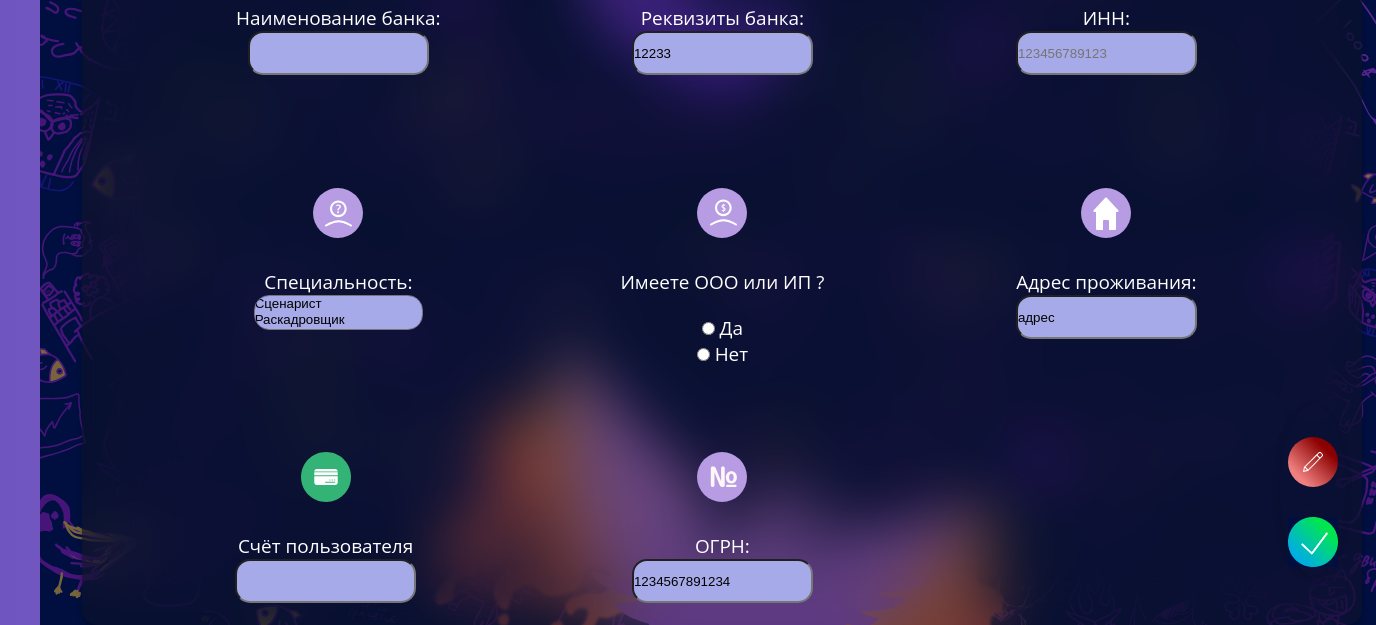
Before: /cabinet_tasks_changer/1/ (signed in, lower part) with the older database file.
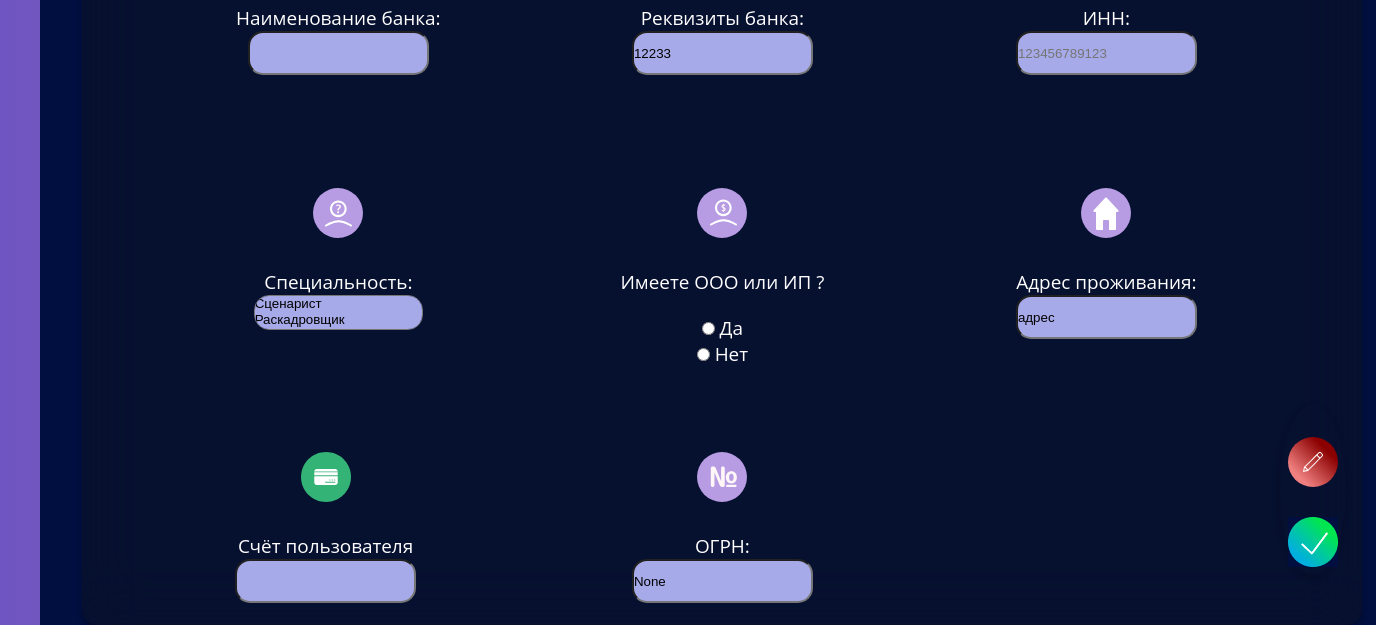
After: the same page with the newer database file.
### app/models.py (models this page shows)
class Users_Data(db.Model):
    __tablename__ = 'users_Data'
    id = db.Column(db.Integer, primary_key =True) #id
    idUser = db.Column(db.Integer, db.ForeignKey('users.id'),db.ForeignKey('massege.id_user'))  # id пользователя. Берёт из user
    name = db.Column(db.String(100), nullable=True) #ФИО
    nickname = db.Column(db.String(20), nullable=True) # прозвище
    link_vk = db.Column(db.String(50), nullable=True) # ссылка на вк
    birthDAy = db.Column(db.String(100), nullable=True)# Дата рождения
    passport = db.Column(db.String(100), nullable=True)# номер паспорта
    passportData = db.Column(db.String(100), nullable=True)# дата выдачи
    passportBy = db.Column(db.String(100), nullable=True)# кем выдан паспорт
    passportCod = db.Column(db.String(100), nullable=True)# код подразделения
    address = db.Column(db.Text, nullable=True)#Адрес проживания
    bankAccount = db.Column(db.Text, nullable=True)# Личный счёт пользователя
    inn = db.Column(db.String(12), nullable=True) # инн
    bank_details = db.Column(db.String(100), nullable=True) # реквизиты банка
    bankName = db.Column(db.String(100), nullable=True) # название банка
    phone_number = db.Column(db.String(11), nullable=True) # номер телефона
    tags = db.Column(db.Text, nullable=True),#специализация
    avatar = db.Column(db.String(100), nullable=True)#аватарка пользователя
    up_ooo = db.Column(db.Integer, nullable=True) # проверка ИП и ООО, 0 - нет, 1 - да
    ogrn = db.Column(db.String(13), nullable=True)#ОГРН Пользователя
    chekManager = db.Column(db.Integer, nullable=True) # посмотрел ли профиль менеджер. 0 - профиль не заполне, 1 - профиль на проверке у менеджера, 2 - профиль проверил менеджер

### app/views.py (the view, shortened to what this page needs)
@application.route('/cabinet_tasks_changer/<who>/', methods=['GET', 'POST'])  # Страница с выполненными задачами по людям
@login_required  # только зарегистрированный человек сможет зайти
def completed_tasks_changer(who):
    form = forms.PersonalForm()
    user = models.User.query.filter_by(id = who).first()
    infoUser = models.Users_Data.query.filter_by(idUser = who).first()
    return render_template("completed_tasks_changer.html",user = user,infoUser = infoUser,form=form)

### app/models.py (called while the page is built)
@login_manager.user_loader # загрузка пользователя
def load_user(id):
    return db.session.query(User).get(id)

### app/templates/completed_tasks_changer.html (shortened to what this page needs)
{% extends 'base.html' %}
{% block body %}
<link rel="stylesheet" href="{{ url_for ('static', filename='css/cabinet.css')}}">
<div class="container" max-width="1600px">
    <form action="" method="post" enctype="multipart/form-data">
               <div class = "main_cab">
                    <div class="info-group">
                        <div class="inn_cab">
                               <p>ИНН: <br><b>{{ form.inn(value=infoUser.INN)}}</b></p>
                        </div>
                        <div class="bank_account_cab">
                            <p>{{form.bankAccount.label}} <br>{{form.bankAccount}}</p>
                        </div>
                        <div class="bank_details_cab">
                               <p>Реквизиты банка: {{ form.bank_details(value=infoUser.bank_details)}}</p></div>
                        <div class="bname">
                               <p>Наименование банка: {{ form.bankName(value=infoUser.bank_name)}}</p></div>
                        <div  class="spec_tags">
                               <p>Специальность: <br> {{form.tags(multiple=True)}}</p>
                        </div>
                        <div  class="ooo_up">
                            <p>Имеете ООО или ИП ?{{form.up_ooo(value=infoUser.up_ooo)}}</p>
                         </div>
                         <div  class="adress">
                            <p>Адрес проживания: {{ form.address(value=infoUser.address)}}</p>
                         </div>
                         <div class="ogrn_cab">
                            <p> ОГРН: <br> {{ form.ogrn(value=infoUser.ogrn)}}</p>
                        </div>
                 </div>
               </div>
            </div>
       <div class="changing">
           <a href="/completed_tasks/{{infoUser.idUser}}">
           </a>
        <div class="sub_ch">
        {{ form.submit() }}
        </div>
          </div>
{% endblock %}

Changed rows visible on the page:
changed Users_Data "Сценарист / Раскадровщик": ogrn "1234567891234" → "None"
